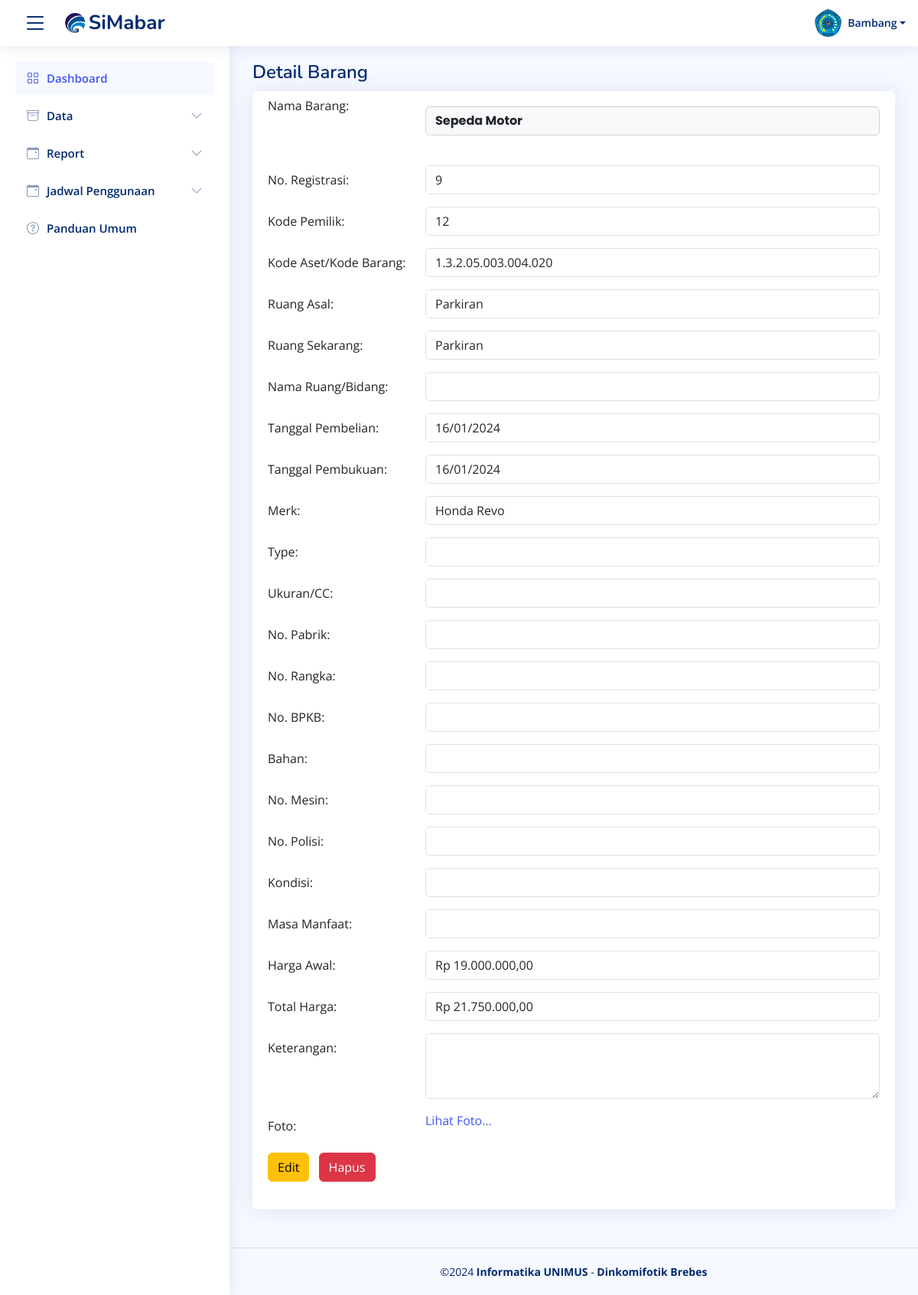
/detail_barang.php?no_regristrasi=9, run on an earlier commit of the app's database.
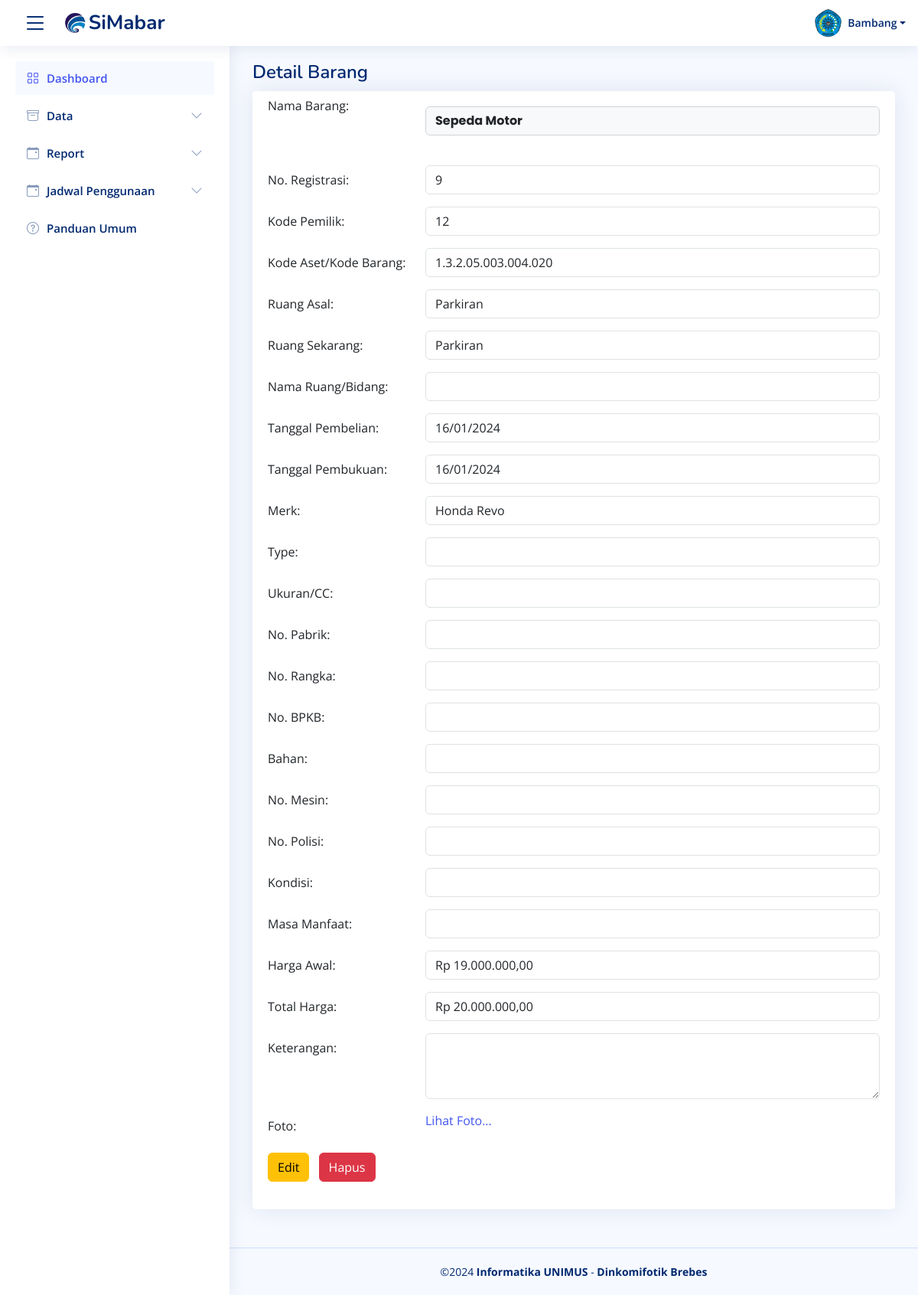
And on a later commit of the database.
### tables this page shows
CREATE TABLE `data_barang` (
  `kode_barang` varchar(50) NOT NULL,
  `nama_barang` varchar(100) NOT NULL,
  `no_regristrasi` varchar(50) DEFAULT NULL,
  `kode_pemilik` varchar(50) DEFAULT NULL,
  `ruang_asal` varchar(100) DEFAULT NULL,
  `ruang_sekarang` varchar(100) DEFAULT NULL,
  `bid_ruang` varchar(50) DEFAULT NULL,
  `tempat_ruang` varchar(50) DEFAULT NULL,
  `tgl_pembelian` date DEFAULT NULL,
  `tgl_pembukuan` date DEFAULT NULL,
  `merk` varchar(100) DEFAULT NULL,
  `type` varchar(100) DEFAULT NULL,
  `kategori` varchar(100) DEFAULT NULL,
  `ukuran_CC` varchar(50) DEFAULT NULL,
  `no_pabrik` varchar(50) DEFAULT NULL,
  `no_rangka` varchar(50) DEFAULT NULL,
  `no_bpkb` varchar(50) DEFAULT NULL,
  `bahan` varchar(100) DEFAULT NULL,
  `no_mesin` varchar(50) DEFAULT NULL,
  `no_polisi` varchar(50) DEFAULT NULL,
  `kondisi_barang` varchar(50) DEFAULT NULL,
  `masa_manfaat` varchar(50) DEFAULT NULL,
  `harga_awal` decimal(15,2) DEFAULT NULL,
  `harga_total` decimal(15,2) DEFAULT NULL,
  `keterangan` text DEFAULT NULL,
  `foto_barang` varchar(255) DEFAULT NULL
);

### detail_barang.php (the view, shortened to what the changed rows need)
<?php
include('koneksi/koneksi.php');
$no_regristrasi = isset($_GET['no_regristrasi']) ? $_GET['no_regristrasi'] : '';
$sql = "SELECT * FROM data_barang WHERE no_regristrasi = '$no_regristrasi'";
$result = mysqli_query($conn, $sql);
if (mysqli_num_rows($result) > 0) {
    $row = mysqli_fetch_assoc($result);
} else {
    echo "Data barang tidak ditemukan.";
    exit;
}
?>
<?php include("component/header.php"); ?>
<main id="main" class="main">
  <div class="pagetitle">
    <h1>Detail Barang</h1>
  </div>
  <div class="card">
    <div class="card-body">
      <form>
        <div class="row mb-3">
          <div class="col-sm-9">
          <h5 class="card-title">
        <input type="text" id="nama_barang" class="form-control" value="<?php echo $row['nama_barang']; ?>" readonly style="font-weight: bold; background-color: #f8f9fa; border: 1px solid #ced4da;">
      </h5>
          </div>
        </div>
        <div class="row mb-3">
          <div class="col-sm-9">
            <input type="text" id="no_regristrasi" class="form-control" value="<?php echo $row['no_regristrasi']; ?>" readonly>
          </div>
        </div>
        <div class="row mb-3">
          <div class="col-sm-9">
            <input type="text" id="kode_pemilik" class="form-control" value="<?php echo $row['kode_pemilik']; ?>" readonly>
          </div>
        </div>
        <div class="row mb-3">
          <div class="col-sm-9">
            <input type="text" id="kode_barang" class="form-control" value="<?php echo $row['kode_barang']; ?>" readonly>
          </div>
        </div>
        <div class="row mb-3">
          <div class="col-sm-9">
            <input type="text" id="ruang_asal" class="form-control" value="<?php echo $row['ruang_asal']; ?>" readonly>
          </div>
        </div>
        <div class="row mb-3">
          <div class="col-sm-9">
            <input type="text" id="ruang_sekarang" class="form-control" value="<?php echo $row['ruang_sekarang']; ?>" readonly>
          </div>
        </div>
        <div class="row mb-3">
          <div class="col-sm-9">
            <input type="text" id="tgl_pembelian" class="form-control" value="<?php echo date('d/m/Y', strtotime($row['tgl_pembelian'])); ?>" readonly>
          </div>
        </div>
        <div class="row mb-3">
          <div class="col-sm-9">
            <input type="text" id="tgl_pembukuan" class="form-control" value="<?php echo date('d/m/Y', strtotime($row['tgl_pembukuan'])); ?>" readonly>
          </div>
        </div>
        <div class="row mb-3">
          <div class="col-sm-9">
            <input type="text" id="merk" class="form-control" value="<?php echo $row['merk']; ?>" readonly>
          </div>
        </div>
        <div class="row mb-3">
          <div class="col-sm-9">
            <input type="text" id="harga_awal" class="form-control" value="Rp <?php echo number_format($row['harga_awal'], 2, ',', '.'); ?>" readonly>
          </div>
        </div>
        <div class="row mb-3">
          <div class="col-sm-9">
            <input type="text" id="harga_total" class="form-control" value="Rp <?php echo number_format($row['harga_total'], 2, ',', '.'); ?>" readonly>
          </div>
        </div>
      </form>
    </div>
  </div>
</main>
<?php include("component/footer.php"); ?>

What changed in the data, as far as the page shows it:
changed data_barang "Sepeda Motor": harga_total "Rp 21.750.000,00" → "Rp 20.000.000,00"
